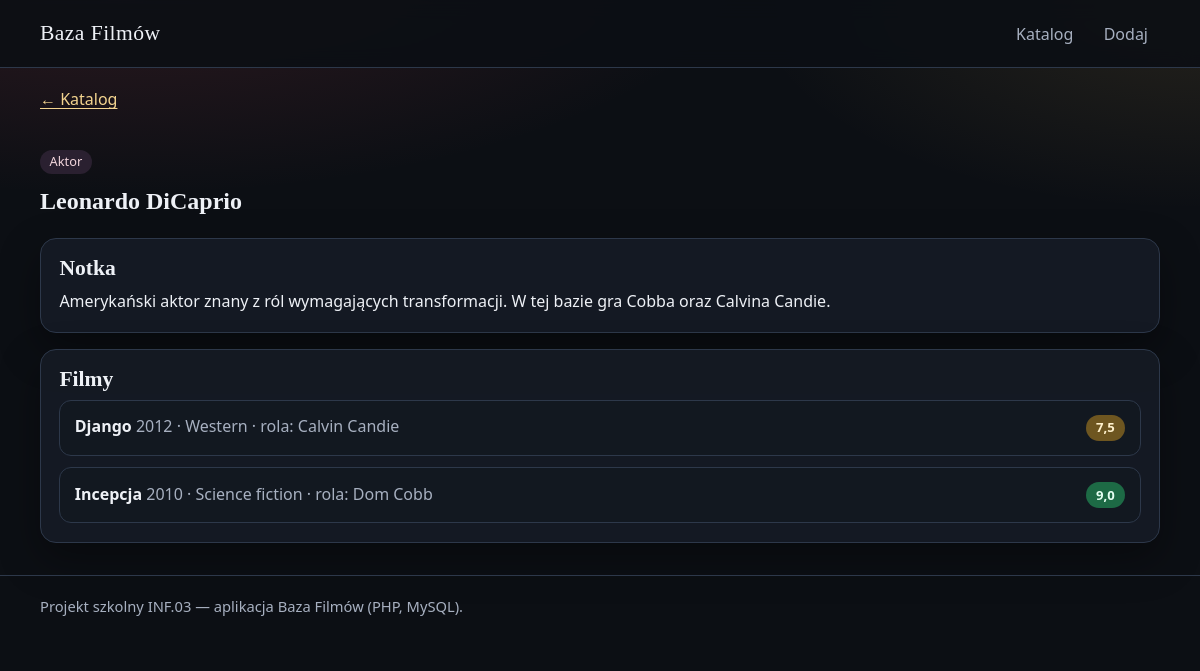
The page /aktor.php?id=1 on the database its author committed.
### tables this page shows
CREATE TABLE aktorzy (
  id INT UNSIGNED NOT NULL AUTO_INCREMENT,
  imie VARCHAR(80) NOT NULL,
  nazwisko VARCHAR(100) NOT NULL,
  opis TEXT NOT NULL,
  PRIMARY KEY (id)
);

CREATE TABLE filmy (
  id INT UNSIGNED NOT NULL AUTO_INCREMENT,
  tytul VARCHAR(200) NOT NULL,
  rok_produkcji SMALLINT UNSIGNED NOT NULL,
  gatunek VARCHAR(80) NOT NULL,
  opis TEXT NOT NULL,
  PRIMARY KEY (id)
);

### aktor.php (the view, shortened to what this page needs)
<?php
require_once __DIR__ . '/backend/includes/functions.php';
$id = filter_var($_GET['id'] ?? 0, FILTER_VALIDATE_INT);
$id = $id === false ? 0 : (int) $id;
$aktor = pobierzAktora($id);
$filmy = pobierzFilmyAktora($id);
$pelneImie = $aktor['imie'] . ' ' . $aktor['nazwisko'];
?>
<p style="margin-top:1.2rem"><a href="index.php">← Katalog</a></p>
<section class="naglowek-strony">
    <div>
        <p class="chip">Aktor</p>
        <h1><?php echo h($pelneImie); ?></h1>
    </div>
</section>
<article class="panel" style="margin-bottom:1rem">
    <h2>Notka</h2>
    <?php if (trim((string) $aktor['opis']) === ''): ?>
        <p class="przygaszony">Brak opisu.</p>
    <?php else: ?>
        <p class="opis"><?php echo nl2br(h((string) $aktor['opis'])); ?></p>
    <?php endif; ?>
</article>
<section class="panel" style="margin-bottom:2rem">
    <h2>Filmy</h2>
    <?php if ($filmy === []): ?>
        <p class="przygaszony">Ten aktor nie jest jeszcze przypisany do żadnego filmu.</p>
    <?php else: ?>
        <ul class="filmografia">
            <?php foreach ($filmy as $film): ?>
                <?php $ocena = formatujOcene($film['srednia']); ?>
                <li>
                    <a class="pozycja-filmu" href="film.php?id=<?php echo (int) $film['id']; ?>">
                        <span>
                            <strong><?php echo h($film['tytul']); ?></strong>
                            <span class="przygaszony">
                                <?php echo (int) $film['rok_produkcji']; ?> · <?php echo h($film['gatunek']); ?> · rola: <?php echo h($film['rola']); ?>
                            </span>
                        </span>
                        <span class="odznaka <?php echo h($ocena['klasa']); ?>"><?php echo h($ocena['tekst']); ?></span>
                    </a>
                </li>
            <?php endforeach; ?>
        </ul>
    <?php endif; ?>
</section>

### frontend/css/style.css (style rules this page uses)
:root { --tlo: #0c0f14; --tlo-wyzsze: #151b24; --karta: #1b2330; --linia: #2d384a; --tekst: #eef1f6; --przygaszony: #a7b0c0; --zloto: #e2b65a; --zloto-jasne: #f3d48f; --czerwien: #c44755; --cien: 0 16px 40px rgba(0, 0, 0, 0.35); --promien: 16px; }
* { box-sizing: border-box; }
html { scroll-behavior: smooth; }
body { margin: 0; min-height: 100vh; color: var(--tekst); background: radial-gradient(1200px 500px at 10% -10%, rgba(196, 71, 85, 0.22), transparent 55%), radial-gradient(900px 420px at 100% 0%, rgba(226, 182, 90, 0.12), transparent 50%), var(--tlo); font-family: "Segoe UI", "Trebuchet MS", sans-serif; line-height: 1.5; }
a { color: var(--zloto-jasne); text-decoration-thickness: 1px; text-underline-offset: 0.18em; }
.bohater h1, .naglowek-strony h1, .karta-filmu h2, .panel h2, .panel h3 { font-family: Georgia, "Palatino Linotype", serif; line-height: 1.2; margin: 0 0 0.4rem; }
.lead, .przygaszony { color: var(--przygaszony); }
.panel { background: rgba(21, 27, 36, 0.92); border: 1px solid var(--linia); border-radius: var(--promien); padding: 1.1rem 1.15rem 1.2rem; box-shadow: var(--cien); }
.chip { display: inline-flex; align-items: center; border-radius: 999px; padding: 0.15rem 0.6rem; background: #2a2030; color: #f2d5dc; font-size: 0.8rem; }
.odznaka { display: inline-flex; align-items: center; border-radius: 999px; padding: 0.2rem 0.65rem; font-size: 0.82rem; font-weight: 700; white-space: nowrap; }
.ocena-wysoka { background: #1d6a45; color: #e5fff2; }
.ocena-srednia { background: #6e5620; color: #fff1cc; }
.karta h2, .panel h2 { font-size: 1.35rem; }
.karta p, .opis { margin: 0; }
.naglowek-strony { display: flex; justify-content: space-between; gap: 1rem; align-items: flex-end; margin: 1.6rem 0 1rem; }
.lista-obsady, .lista-recenzji, .filmografia { list-style: none; margin: 0; padding: 0; display: grid; gap: 0.7rem; }
.osoba, .recenzja, .pozycja-filmu { display: flex; flex-direction: column; gap: 0.2rem; padding: 0.85rem 0.9rem; border-radius: 12px; background: #121820; border: 1px solid var(--linia); text-decoration: none; color: inherit; }
.osoba strong, .pozycja-filmu strong, .recenzja strong { color: var(--tekst); }
.recenzja header, .pozycja-filmu { display: flex; flex-direction: row; flex-wrap: wrap; justify-content: space-between; gap: 0.8rem; align-items: baseline; }

### rows shown on the page
aktorzy: pelneImie "Leonardo DiCaprio", opis "Amerykański aktor znany z ról wymagających transformacji. W tej bazie gra Cobba oraz Calvina Candie."
filmy: tytul "Django", rok_produkcji "2012", gatunek "Western", rola "Calvin Candie", tekst "7,5"
filmy: tytul "Incepcja", rok_produkcji "2010", gatunek "Science fiction", rola "Dom Cobb", tekst "9,0"
